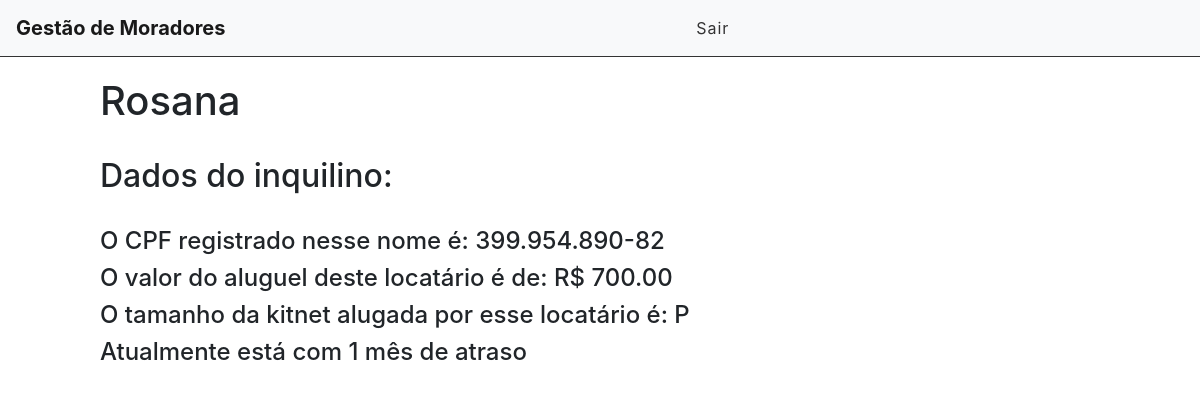
/inquilino/50 (signed in), run on the app's committed database.
### core/models.py (models this page shows, shortened)
class Registro(Model):
    STATUS = (
        ('doing', 'Doing'),
        ('done', 'Done'),
        ('total', 'Total')
    )
    KITNET = (
        ("P", "PEQUENA"),
        ("M", "MEDIA"),
        ("G", "GRANDE")
    )
    nome = models.CharField('Nome', max_length=100)
    cpf = CPFField('CPF')
    aluguel = models.DecimalField('Valor do aluguel', max_digits=12, decimal_places=2)
    tamanho = models.CharField('Tamanho da kitnet', max_length=1, choices=KITNET, blank=False, null=False)
    status = models.BooleanField('Está inadimplente?')
    atraso = models.DecimalField('Quantos meses de inadimplencia?(caso não digite 0)', max_digits=3, decimal_places=0)
    done = models.CharField(max_length=12, choices=STATUS)
    user = models.ForeignKey(get_user_model(), on_delete=models.CASCADE)

### core/views.py (the view)
# urls.py: path('inquilino/<int:id>', views.inquilinoView, name="inquilino-view"),
@login_required
def inquilinoView(request, id):
    inquilino = get_object_or_404(Registro, pk=id)
    return render(request, 'inquilino.html', {'inquilino': inquilino})

### core/templates/inquilino.html (shortened to what this page needs)
{% extends 'index.html' %}
{% block content %}
    <div class="offset-1 col-10 list-div">
        <h1>{{inquilino.nome}}</h1><br>
        <h2>Dados do inquilino: </h2><br>
        <h4>O CPF registrado nesse nome é: {{inquilino.cpf}}</h4>
        <h4>O valor do aluguel deste locatário é de: R$ {{inquilino.aluguel}}</h4>
        <h4>O tamanho da kitnet alugada por esse locatário é: {{inquilino.tamanho}}</h4>
        {% if inquilino.status == True %}
            <h4>Atualmente está com {{inquilino.atraso}} mês de atraso </h4>
        {% else %}
            <h4>O inquilino não possui dívidas</h4>
        {% endif %}
    </div>
{% endblock %}

### core/static/css/styles.css (style rules this page uses)
.list-div { padding: 0; }

### data on the page
Registro: nome "Rosana", cpf "399.954.890-82", aluguel "700.00", tamanho "P", atraso "1"
